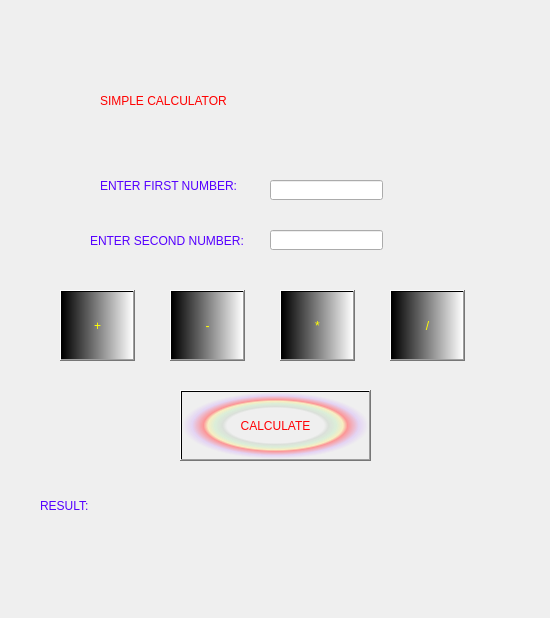
<?xml version="1.0" encoding="UTF-8"?>
<ui version="4.0">
 <class>Form</class>
 <widget class="QWidget" name="Form">
  <property name="geometry">
   <rect>
    <x>0</x>
    <y>0</y>
    <width>550</width>
    <height>618</height>
   </rect>
  </property>
  <property name="windowTitle">
   <string>Form</string>
  </property>
  <widget class="QLabel" name="heading">
   <property name="geometry">
    <rect>
     <x>100</x>
     <y>80</y>
     <width>331</width>
     <height>41</height>
    </rect>
   </property>
   <property name="styleSheet">
    <string notr="true">COLOR: rgb(255, 0, 0);
font: 75 24pt &quot;MS Shell Dlg 2&quot;;</string>
   </property>
   <property name="text">
    <string>SIMPLE CALCULATOR</string>
   </property>
  </widget>
  <widget class="QLabel" name="label_2">
   <property name="geometry">
    <rect>
     <x>100</x>
     <y>170</y>
     <width>161</width>
     <height>31</height>
    </rect>
   </property>
   <property name="styleSheet">
    <string notr="true">font: 11pt &quot;MS PGothic&quot;;
COLOR: rgb(85, 0, 255)</string>
   </property>
   <property name="text">
    <string>ENTER FIRST NUMBER:</string>
   </property>
  </widget>
  <widget class="QLabel" name="label_3">
   <property name="geometry">
    <rect>
     <x>90</x>
     <y>230</y>
     <width>171</width>
     <height>21</height>
    </rect>
   </property>
   <property name="styleSheet">
    <string notr="true">font: 11pt &quot;MS PGothic&quot;;
COLOR: rgb(85, 0, 255)</string>
   </property>
   <property name="text">
    <string>ENTER SECOND NUMBER:</string>
   </property>
  </widget>
  <widget class="QLineEdit" name="box1">
   <property name="geometry">
    <rect>
     <x>270</x>
     <y>180</y>
     <width>113</width>
     <height>20</height>
    </rect>
   </property>
  </widget>
  <widget class="QLineEdit" name="box2">
   <property name="geometry">
    <rect>
     <x>270</x>
     <y>230</y>
     <width>113</width>
     <height>20</height>
    </rect>
   </property>
  </widget>
  <widget class="QLabel" name="result">
   <property name="geometry">
    <rect>
     <x>40</x>
     <y>480</y>
     <width>131</width>
     <height>51</height>
    </rect>
   </property>
   <property name="styleSheet">
    <string notr="true">font: 11pt &quot;MS PGothic&quot;;
font: 50 25pt &quot;MS Shell Dlg 2&quot;;
COLOR: rgb(85, 0, 255)</string>
   </property>
   <property name="text">
    <string>RESULT:</string>
   </property>
  </widget>
  <widget class="QPushButton" name="add">
   <property name="geometry">
    <rect>
     <x>60</x>
     <y>290</y>
     <width>75</width>
     <height>71</height>
    </rect>
   </property>
   <property name="styleSheet">
    <string notr="true">color: rgb(255, 255, 0);
background: qlineargradient(spread:pad, x1:0, y1:0, x2:1, y2:0, stop:0 rgba(0, 0, 0, 255), stop:1 rgba(255, 255, 255, 255));
font: 75 18pt &quot;MS Shell Dlg 2&quot;;</string>
   </property>
   <property name="text">
    <string>+</string>
   </property>
  </widget>
  <widget class="QPushButton" name="sub">
   <property name="geometry">
    <rect>
     <x>170</x>
     <y>290</y>
     <width>75</width>
     <height>71</height>
    </rect>
   </property>
   <property name="styleSheet">
    <string notr="true">color: rgb(255, 255, 0);
background: qlineargradient(spread:pad, x1:0, y1:0, x2:1, y2:0, stop:0 rgba(0, 0, 0, 255), stop:1 rgba(255, 255, 255, 255));
font: 75 18pt &quot;MS Shell Dlg 2&quot;;</string>
   </property>
   <property name="text">
    <string>-</string>
   </property>
  </widget>
  <widget class="QPushButton" name="multi">
   <property name="geometry">
    <rect>
     <x>280</x>
     <y>290</y>
     <width>75</width>
     <height>71</height>
    </rect>
   </property>
   <property name="styleSheet">
    <string notr="true">color: rgb(255, 255, 0);
background: qlineargradient(spread:pad, x1:0, y1:0, x2:1, y2:0, stop:0 rgba(0, 0, 0, 255), stop:1 rgba(255, 255, 255, 255));
font: 75 18pt &quot;MS Shell Dlg 2&quot;;</string>
   </property>
   <property name="text">
    <string>*</string>
   </property>
  </widget>
  <widget class="QPushButton" name="div">
   <property name="geometry">
    <rect>
     <x>390</x>
     <y>290</y>
     <width>75</width>
     <height>71</height>
    </rect>
   </property>
   <property name="styleSheet">
    <string notr="true">color: rgb(255, 255, 0);
background: qlineargradient(spread:pad, x1:0, y1:0, x2:1, y2:0, stop:0 rgba(0, 0, 0, 255), stop:1 rgba(255, 255, 255, 255));
font: 75 18pt &quot;MS Shell Dlg 2&quot;;</string>
   </property>
   <property name="text">
    <string>/</string>
   </property>
  </widget>
  <widget class="QPushButton" name="pushButton">
   <property name="geometry">
    <rect>
     <x>180</x>
     <y>390</y>
     <width>191</width>
     <height>71</height>
    </rect>
   </property>
   <property name="styleSheet">
    <string notr="true">background: qradialgradient(spread:pad, cx:0.5, cy:0.5, radius:0.5, fx:0.5, fy:0.5, stop:0 rgba(0, 0, 0, 0), stop:0.52 rgba(0, 0, 0, 0), stop:0.565 rgba(82, 121, 76, 33), stop:0.65 rgba(159, 235, 148, 64), stop:0.721925 rgba(255, 238, 150, 129), stop:0.77 rgba(255, 128, 128, 204), stop:0.89 rgba(191, 128, 255, 64), stop:1 rgba(0, 0, 0, 0));
font: 63 26pt &quot;Segoe UI Semibold&quot;;
color: rgb(255, 2, 6)</string>
   </property>
   <property name="text">
    <string>CALCULATE</string>
   </property>
  </widget>
 </widget>
 <resources/>
 <connections/>
</ui>
